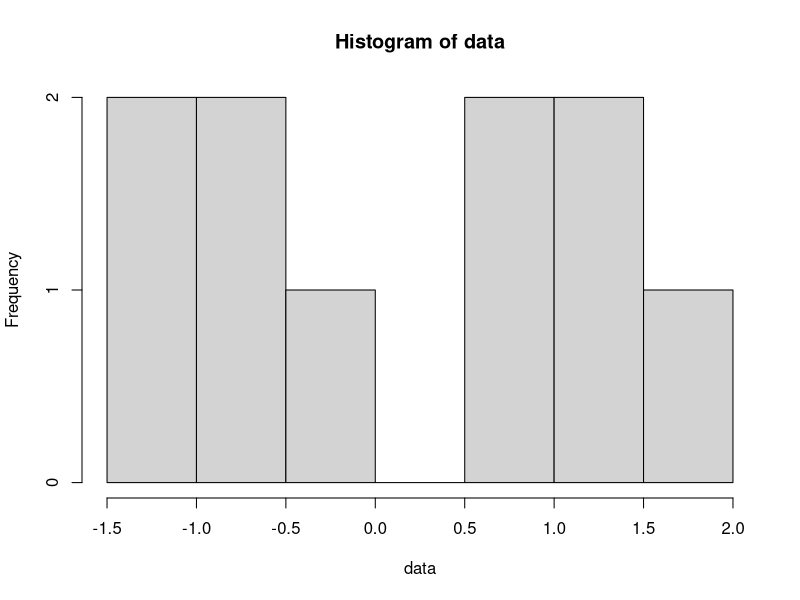

Recreate this plot in R.
## Simulations - Generating Random Numbers
# runif()
?runif
runif(5)

# sample()
sample(1:10, 3)
sample(1:6, 1)

# Generating a random sample of 4 element from a vector
vector <- c('A', "B", "C", "D", "E")
sample(vector, 3)

# Normal distribution ~ rnorm()
rnorm(10, mean = 0, sd = 1)
data <- rnorm(10, mean = 0, sd = 1)
hist(data)
